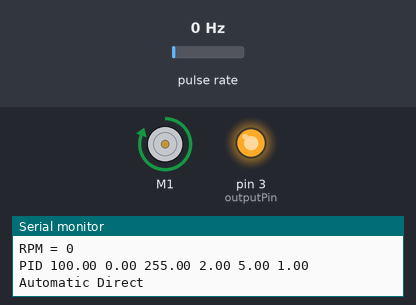
The sketch below on a simulated Arduino Uno, built with avr-gcc and run on an emulated ATmega328P. Shown: DC motor (green arrow = forward, orange = backward, longer = faster), output pins drawn as LEDs (lit = HIGH), the last lines printed to the serial monitor. Wiring (inferred from the names in the program): pulse sensor: data pin 2. Inputs (shaded band) come from the test bench; at power-on: pulse rate 0 Hz.

Above: at 1.2 s.
1.3 s: pulse rate (sensor on pin 2) set to 50 Hz
At 4.1 s:
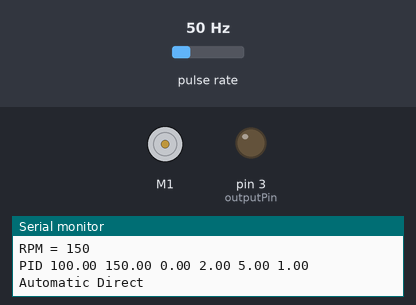
4.3 s: pulse rate (sensor on pin 2) set to 4 Hz
At 5.15 s:
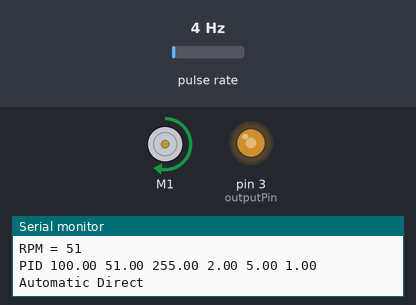
7.3 s: pulse rate (sensor on pin 2) set to 28 Hz
At 9.05 s:
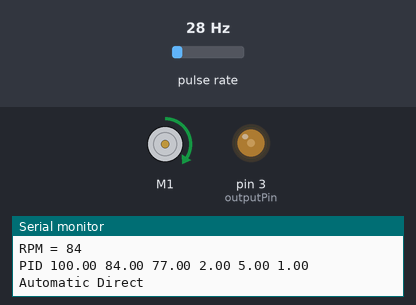
10.3 s: pulse rate (sensor on pin 2) set to 50 Hz
At 13.0 s:
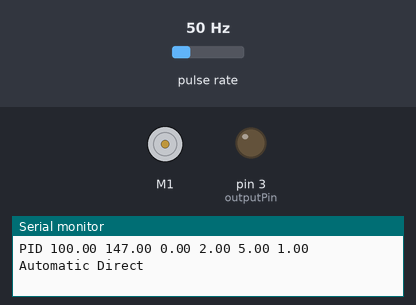
13.3 s: pulse rate (sensor on pin 2) set to 24 Hz
At 15.75 s:
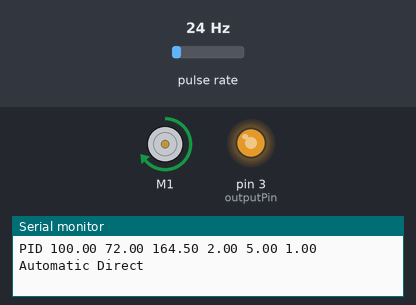
16.3 s: pulse rate (sensor on pin 2) set to 100 Hz
At 18.3 s:
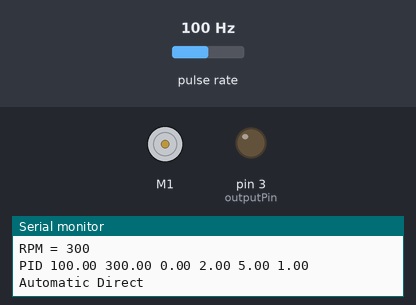
Timing chart, 0 to 19.6 s (numbered marks = the images above; inputs shaded):
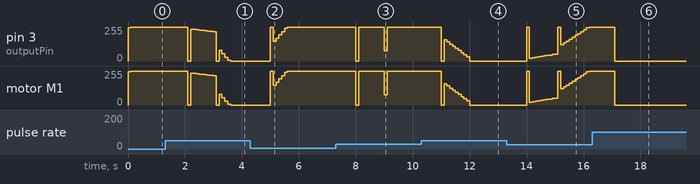

Measured:
- after the input at 1.3 s, pin 3 (outputPin): 255/255 → 0/255 after 0.80 s, → 240/255 0.10 s later, → 237/255 0.10 s later, → 235/255 0.10 s later, … (16 changes in this stretch); motor M1: forward 255/255 → stopped after 0.80 s, → forward 240/255 0.10 s later, → forward 237/255 0.10 s later, → forward 235/255 0.10 s later, … (16 changes in this stretch)
- after the input at 4.3 s, pin 3 (outputPin): 0/255 → 255/255 after 0.70 s, → 147/255 0.10 s later, → 171/255 0.10 s later, → 196/255 0.10 s later, … (7 changes in this stretch); motor M1: stopped → forward 255/255 after 0.70 s, → forward 147/255 0.10 s later, → forward 171/255 0.10 s later, → forward 196/255 0.10 s later, … (7 changes in this stretch)
- after the input at 7.3 s, pin 3 (outputPin): 255/255 → 0/255 after 0.70 s, → 255/255 0.10 s later, → 77/255 0.90 s later, → 255/255 0.10 s later; motor M1: forward 255/255 → stopped after 0.70 s, → forward 255/255 0.10 s later, → forward 77/255 0.90 s later, → forward 255/255 0.10 s later
- after the input at 10.3 s, pin 3 (outputPin): 255/255 → 0/255 after 0.70 s, → 159/255 0.10 s later, → 143/255 0.10 s later, → 127/255 0.10 s later, … (11 changes in this stretch); motor M1: forward 255/255 → stopped after 0.70 s, → forward 159/255 0.10 s later, → forward 143/255 0.10 s later, → forward 127/255 0.10 s later, … (11 changes in this stretch)
- after the input at 13.3 s, pin 3 (outputPin): 0/255 → 255/255 after 0.70 s, → 21/255 0.10 s later, → 24/255 0.10 s later, → 28/255 0.10 s later, … (23 changes in this stretch); motor M1: stopped → forward 255/255 after 0.70 s, → forward 21/255 0.10 s later, → forward 24/255 0.10 s later, → forward 28/255 0.10 s later, … (23 changes in this stretch)
- after the input at 16.3 s, pin 3 (outputPin): 255/255 → 0/255 after 0.80 s; motor M1: forward 255/255 → stopped after 0.80 s

The sketch:

PID_FrontEnd_ArduinoSampleCode.ino
```cpp
// (licence header left out)
#include <AFMotor.h>
AF_DCMotor motorl(1);
int encoder_pin = 2;  // The pin the encoder is connected
unsigned int rpm;     // rpm reading
volatile byte pulses;  // number of pulses
unsigned long timeold;
// The number of pulses per revolution
// depends on your index disc!!
unsigned int pulsesperturn = 20;

 void counter()
 {
    //Update count
      pulses++;
 }
 //*************************
#include <PID_v1.h>

//Define Variables we'll be connecting to
double Setpoint, Input, Output;
int inputPin=0, outputPin=3;

//Specify the links and initial tuning parameters
PID myPID(&Input, &Output, &Setpoint,2,5,1, DIRECT);


unsigned long serialTime; //this will help us know when to talk with processing

void setup()
{// encoder************************************8
  //Serial.begin(9600);
    //Use statusPin to flash along with interrupts
   pinMode(encoder_pin, INPUT);

   //Interrupt 0 is digital pin 2, so that is where the IR detector is connected
   //Triggers on FALLING (change from HIGH to LOW)
   attachInterrupt(0, counter, FALLING);
   // Initialize
   pulses = 0;
   rpm = 0;
   timeold = 0;
//End encoder********************************

  //initialize the serial link with processing
  Serial.begin(9600);

  //initialize the variables we're linked to
  //Input = analogRead(inputPin);
   Input = rpm;
  Setpoint = 100;

  //turn the PID on
  myPID.SetMode(AUTOMATIC);
  //**Start motor
   motorl.setSpeed (100);
   motorl.run(FORWARD);
}

void loop()
{
  //Speed encoder
  if (millis() - timeold >= 1000){  /*Uptade every one second, this will be equal to reading frecuency (Hz).*/

  //Don't process interrupts during calculations
   detachInterrupt(0);
   //Note that this would be 60*1000/(millis() - timeold)*pulses if the interrupt
   //happened once per revolution
   rpm = (60 * 1000 / pulsesperturn )/ (millis() - timeold)* pulses;
   timeold = millis();
   pulses = 0;

   //Write it out to serial port
   Serial.print("RPM = ");
   Serial.println(rpm,DEC);
   //Restart the interrupt processing
   attachInterrupt(0, counter, FALLING);
   }
   //EndSpeed encoder

  //pid-related code
 // Input = analogRead(inputPin);
   Input = rpm;
  myPID.Compute();
  analogWrite(outputPin,Output);
    motorl.setSpeed (Output);
   motorl.run(FORWARD);


  //send-receive with processing if it's time
  if(millis()>serialTime)
  {
    SerialReceive();
    SerialSend();
    serialTime+=500;
  }


}


/********************************************
 * Serial Communication functions / helpers
 ********************************************/


union {                // This Data structure lets
  byte asBytes[24];    // us take the byte array
  float asFloat[6];    // sent from processing and
}                      // easily convert it to a
foo;                   // float array


// getting float values from processing into the arduino
// was no small task.  the way this program does it is
// as follows:
//  * a float takes up 4 bytes.  in processing, convert
//    the array of floats we want to send, into an array
//    of bytes.
//  * send the bytes to the arduino
//  * use a data structure known as a union to convert
//    the array of bytes back into an array of floats

//  the bytes coming from the arduino follow the following
//  format:
//  0: 0=Manual, 1=Auto, else = ? error ?
//  1: 0=Direct, 1=Reverse, else = ? error ?
//  2-5: float setpoint
//  6-9: float input
//  10-13: float output
//  14-17: float P_Param
//  18-21: float I_Param
//  22-245: float D_Param
void SerialReceive()
{

  // read the bytes sent from Processing
  int index=0;
  byte Auto_Man = -1;
  byte Direct_Reverse = -1;
  while(Serial.available()&&index<26)
  {
    if(index==0) Auto_Man = Serial.read();
    else if(index==1) Direct_Reverse = Serial.read();
    else foo.asBytes[index-2] = Serial.read();
    index++;
  }

  // if the information we got was in the correct format,
  // read it into the system
  if(index==26  && (Auto_Man==0 || Auto_Man==1)&& (Direct_Reverse==0 || Direct_Reverse==1))
  {
    Setpoint=double(foo.asFloat[0]);
    //Input=double(foo.asFloat[1]);       // * the user has the ability to send the
                                          //   value of "Input"  in most cases (as
                                          //   in this one) this is not needed.
    if(Auto_Man==0)                       // * only change the output if we are in
    {                                     //   manual mode.  otherwise we'll get an
      Output=double(foo.asFloat[2]);      //   output blip, then the controller will
    }                                     //   overwrite.

    double p, i, d;                       // * read in and set the controller tunings
    p = double(foo.asFloat[3]);           //
    i = double(foo.asFloat[4]);           //
    d = double(foo.asFloat[5]);           //
    myPID.SetTunings(p, i, d);            //

    if(Auto_Man==0) myPID.SetMode(MANUAL);// * set the controller mode
    else myPID.SetMode(AUTOMATIC);             //

    if(Direct_Reverse==0) myPID.SetControllerDirection(DIRECT);// * set the controller Direction
    else myPID.SetControllerDirection(REVERSE);          //
  }
  Serial.flush();                         // * clear any random data from the serial buffer
}

// unlike our tiny microprocessor, the processing ap
// has no problem converting strings into floats, so
// we can just send strings.  much easier than getting
// floats from processing to here no?
void SerialSend()
{
  Serial.print("PID ");
  Serial.print(Setpoint);
  Serial.print(" ");
  Serial.print(Input);
  Serial.print(" ");
  Serial.print(Output);
  Serial.print(" ");
  Serial.print(myPID.GetKp());
  Serial.print(" ");
  Serial.print(myPID.GetKi());
  Serial.print(" ");
  Serial.print(myPID.GetKd());
  Serial.print(" ");
  if(myPID.GetMode()==AUTOMATIC) Serial.print("Automatic");
  else Serial.print("Manual");
  Serial.print(" ");
  if(myPID.GetDirection()==DIRECT) Serial.println("Direct");
  else Serial.println("Reverse");
}
```
